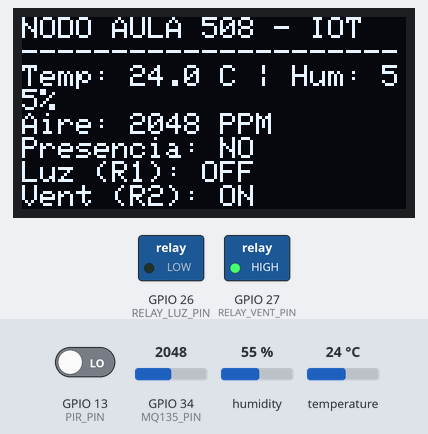
A sketch run on a simulated ESP32. Shown: 128×64 one-colour display, switched loads named in the sketch (green lamp = pin HIGH). The inputs (shaded band) are chosen by the test bench; at power-on: GPIO 13 (PIR_PIN) LOW, GPIO 34 (MQ135_PIN) = 2048, humidity 55 %, temperature 24 °C. WiFi joins after 1.5 s; servers stay silent unless stated; random numbers use the default seed unless the sketch sets one; no MQTT or app messages arrive unless stated; what the sketch prints to the serial monitor is not drawn.

Above: at 5.6 s.
5.7 s: GPIO 13 (PIR_PIN) driven HIGH
At 11.1 s:
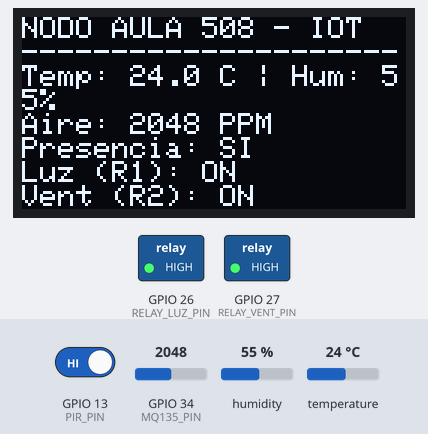
12.6 s: GPIO 34 (MQ135_PIN) set to 1841
At 16.1 s:
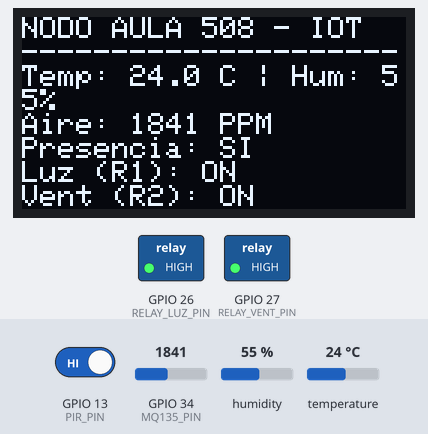
19.5 s: GPIO 34 (MQ135_PIN) set to 1735
At 21.2 s:
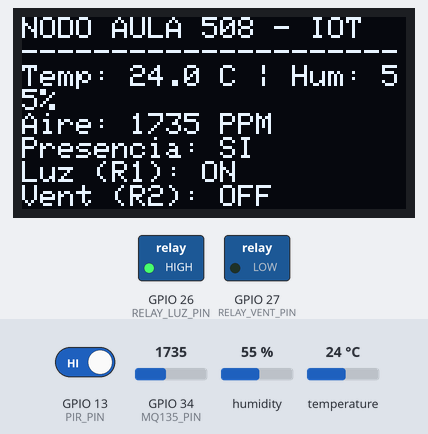
26.4 s: GPIO 13 (PIR_PIN) driven LOW
At 31.3 s:
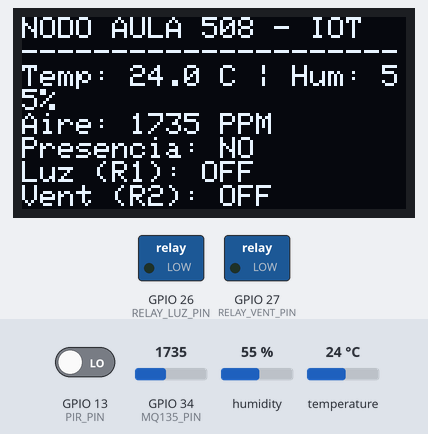
33.3 s: humidity set to 22 %
At 36.3 s:
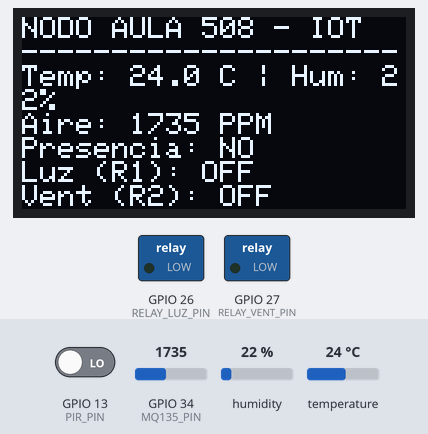
40.2 s: temperature set to 12 °C
At 46.4 s:
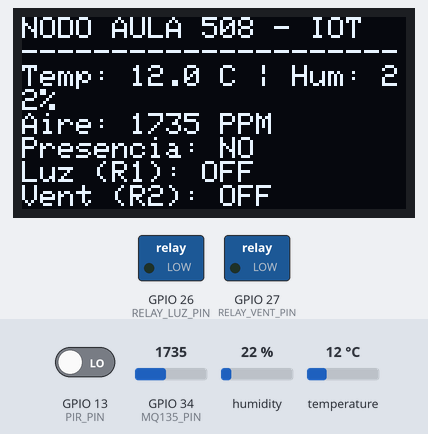
Timing chart, 0 to 47.9 s (numbered marks = the images above; inputs shaded):
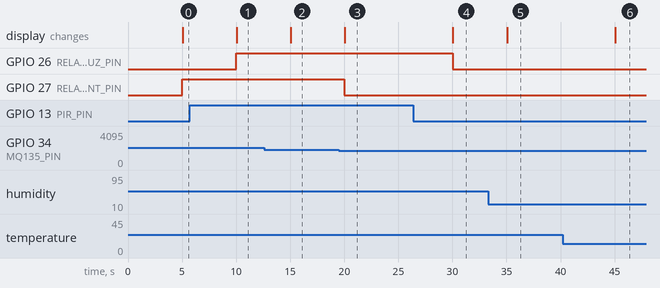

Measured:
- the behaviour switches between 1801 and 1800 on GPIO 34 (MQ135_PIN) (found by bisection; images 2 and 3)
- after the input at 5.7 s, GPIO 26 (RELAY_LUZ_PIN): LOW → HIGH after 4.3 s; the display: changes after 4.3 s (image 1)
- after the input at 12.6 s, the display: changes after 2.4 s (image 2)
- after the input at 19.5 s, GPIO 27 (RELAY_VENT_PIN): HIGH → LOW after 0.51 s; the display: changes after 0.55 s (image 3)
- after the input at 26.4 s, GPIO 26 (RELAY_LUZ_PIN): HIGH → LOW after 3.6 s; the display: changes after 3.7 s (image 4)
- after the input at 33.3 s, the display: changes after 1.8 s (image 5)
- after the input at 40.2 s, the display: changes after 4.9 s (image 6)

The sketch:

sketch.ino
```cpp
#include <WiFi.h>
#include <PubSubClient.h>
#include <DHT.h>
#include <Wire.h>
#include <Adafruit_GFX.h>
#include <Adafruit_SSD1306.h>
#include <ArduinoJson.h>

// PARÁMETROS CONFIGURABLES DE LA SOLUCIÓN EMPRESARIAL
const char* PARAM_DEVICE_ID = "ESP32_AULA_508";
const char* PARAM_UBICACION = "Aula_Pabellon_A";
const unsigned long PARAM_INTERVALO_TELEMETRIA = 5000;
const int PARAM_UMBRAL_CALIDAD_AIRE = 1800;
const float PARAM_UMBRAL_TEMPERATURA = 25.0;

// CONFIGURACIÓN DE RED Y BROKER MQTT
const char* ssid = "Wokwi-GUEST";
const char* password = "";
const char* mqtt_server = "broker.hivemq.com";
const int mqtt_port = 1883;

const char* TOPICO_TELEMETRIA = "aula/domotica/telemetria";
const char* TOPICO_ACTUADORES = "aula/domotica/actuadores";

// ASIGNACIÓN DE PINES Y HARDWARE
#define DHTPIN 4
#define DHTTYPE DHT22
#define PIR_PIN 13
#define MQ135_PIN 34
#define RELAY_LUZ_PIN 26
#define RELAY_VENT_PIN 27

#define OLED_SDA 23
#define OLED_SCL 22

// INICIALIZACIÓN DE PERIFÉRICOS Y VARIABLES
DHT dht(DHTPIN, DHTTYPE);
Adafruit_SSD1306 display(128, 64, &Wire, -1);
WiFiClient espClient;
PubSubClient client(espClient);

unsigned long lastMsgTime = 0;

// DECLARACIÓN DE FUNCIONES
void setup_wifi();
void reconnect_mqtt();
void actualizar_pantalla(float temp, float hum, int gas, int pres, bool estadoLuz, bool estadoVent);

// CONFIGURACIÓN INICIAL DEL SISTEMA
void setup() {
  Serial.begin(115200);

  pinMode(PIR_PIN, INPUT);
  pinMode(RELAY_LUZ_PIN, OUTPUT);
  pinMode(RELAY_VENT_PIN, OUTPUT);

  digitalWrite(RELAY_LUZ_PIN, LOW);
  digitalWrite(RELAY_VENT_PIN, LOW);

  dht.begin();

  Wire.begin(OLED_SDA, OLED_SCL);

  if (!display.begin(SSD1306_SWITCHCAPVCC, 0x3C)) {
    Serial.println("Fallo al inicializar pantalla OLED SSD1306");
  }

  display.clearDisplay();
  display.setTextColor(WHITE);
  display.setTextSize(1);
  display.setCursor(0, 10);
  display.println("INICIANDO NODO IOT...");
  display.println("SISTEMA DOMOTICO AULAS");
  display.display();

  setup_wifi();
  client.setServer(mqtt_server, mqtt_port);
}

// CONEXIÓN A LA RED WI-FI
void setup_wifi() {
  delay(10);

  Serial.println();
  Serial.print("Conectando a red Wi-Fi: ");
  Serial.println(ssid);

  WiFi.mode(WIFI_STA);
  WiFi.begin(ssid, password);

  while (WiFi.status() != WL_CONNECTED) {
    delay(500);
    Serial.print(".");
  }

  Serial.println("\nConexión Wi-Fi Establecida.");
  Serial.print("Dirección IP asignada: ");
  Serial.println(WiFi.localIP());
}

// CONEXIÓN Y RECONEXIÓN AL BROKER MQTT
void reconnect_mqtt() {
  while (!client.connected()) {
    Serial.print("Intentando conexión con Broker MQTT (" + String(mqtt_server) + ")...");

    String clientId = "ESP32Client-" + String(random(0xffff), HEX);

    if (client.connect(clientId.c_str())) {
      Serial.println(" CONECTADO.");
    } else {
      Serial.print(" Falló conexión, rc=");
      Serial.print(client.state());
      Serial.println(". Reintentando en 3 segundos...");
      delay(3000);
    }
  }
}

// LECTURA DE SENSORES, AUTOMATIZACIÓN Y PUBLICACIÓN MQTT
void loop() {
  if (!client.connected()) {
    reconnect_mqtt();
  }

  client.loop();

  unsigned long now = millis();

  if (now - lastMsgTime > PARAM_INTERVALO_TELEMETRIA) {
    lastMsgTime = now;

    float temp = dht.readTemperature();
    float hum = dht.readHumidity();
    int pres = digitalRead(PIR_PIN);
    int gas = analogRead(MQ135_PIN);

    if (isnan(temp) || isnan(hum)) {
      temp = 0.0;
      hum = 0.0;
    }

    bool estadoLuz = (pres == HIGH);
    digitalWrite(RELAY_LUZ_PIN, estadoLuz ? HIGH : LOW);

    bool estadoVent = (
      gas > PARAM_UMBRAL_CALIDAD_AIRE ||
      temp > PARAM_UMBRAL_TEMPERATURA
    );

    digitalWrite(RELAY_VENT_PIN, estadoVent ? HIGH : LOW);

    StaticJsonDocument<256> doc;
    doc["device_id"] = PARAM_DEVICE_ID;
    doc["ubicacion"] = PARAM_UBICACION;
    doc["temperatura"] = temp;
    doc["humedad"] = hum;
    doc["calidad_aire_ppm"] = gas;
    doc["presencia"] = pres;
    doc["rele_iluminacion"] = estadoLuz ? "ON" : "OFF";
    doc["rele_ventilacion"] = estadoVent ? "ON" : "OFF";

    char jsonBuffer[256];
    serializeJson(doc, jsonBuffer);

    client.publish(TOPICO_TELEMETRIA, jsonBuffer);

    StaticJsonDocument<128> docActuadores;
    docActuadores["device_id"] = PARAM_DEVICE_ID;
    docActuadores["iluminacion"] = estadoLuz ? 1 : 0;
    docActuadores["ventilacion"] = estadoVent ? 1 : 0;

    char jsonActuadorBuffer[128];
    serializeJson(docActuadores, jsonActuadorBuffer);

    client.publish(TOPICO_ACTUADORES, jsonActuadorBuffer);

    Serial.print("[MQTT PUBLISH] Payload: ");
    Serial.println(jsonBuffer);

    actualizar_pantalla(temp, hum, gas, pres, estadoLuz, estadoVent);
  }
}

// ACTUALIZACIÓN DE LA PANTALLA OLED
void actualizar_pantalla(float temp, float hum, int gas, int pres, bool estadoLuz, bool estadoVent) {
  display.clearDisplay();
  display.setCursor(0, 0);
  display.setTextSize(1);

  display.println("NODO AULA 508 - IOT");
  display.println("---------------------");
  display.println("Temp: " + String(temp, 1) + " C | Hum: " + String(hum, 0) + "%");
  display.println("Aire: " + String(gas) + " PPM");
  display.println("Presencia: " + String(pres == 1 ? "SI" : "NO"));
  display.println("Luz (R1): " + String(estadoLuz ? "ON" : "OFF"));
  display.println("Vent (R2): " + String(estadoVent ? "ON" : "OFF"));

  display.display();
}
```
